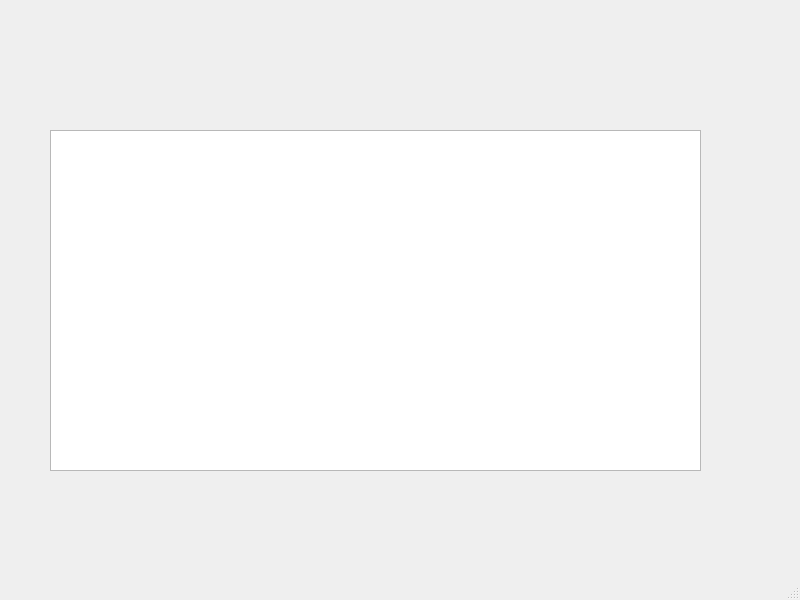
<?xml version="1.0" encoding="UTF-8"?>
<ui version="4.0">
 <class>MainWindow</class>
 <widget class="QMainWindow" name="MainWindow">
  <property name="geometry">
   <rect>
    <x>0</x>
    <y>0</y>
    <width>800</width>
    <height>600</height>
   </rect>
  </property>
  <property name="windowTitle">
   <string>MainWindow</string>
  </property>
  <widget class="QWidget" name="centralwidget">
   <widget class="QGraphicsView" name="graphicsView">
    <property name="geometry">
     <rect>
      <x>50</x>
      <y>130</y>
      <width>651</width>
      <height>341</height>
     </rect>
    </property>
    <property name="minimumSize">
     <size>
      <width>256</width>
      <height>192</height>
     </size>
    </property>
    <property name="styleSheet">
     <string notr="true">border-image: url(:/picture/09_显示图片.png);</string>
    </property>
   </widget>
  </widget>
  <widget class="QMenuBar" name="menubar">
   <property name="geometry">
    <rect>
     <x>0</x>
     <y>0</y>
     <width>800</width>
     <height>23</height>
    </rect>
   </property>
  </widget>
  <widget class="QStatusBar" name="statusbar"/>
 </widget>
 <resources>
  <include location="09_显示图片.qrc"/>
 </resources>
 <connections/>
</ui>
